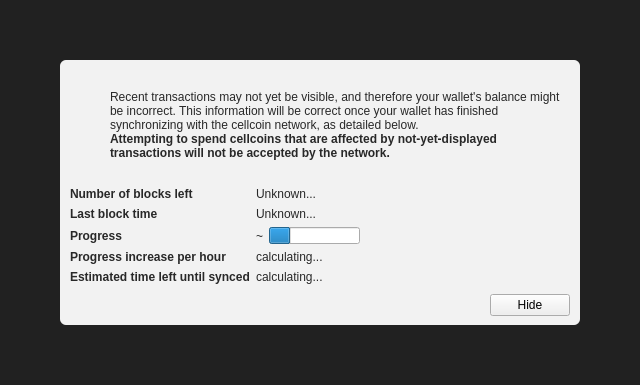
<?xml version="1.0" encoding="UTF-8"?>
<ui version="4.0">
 <class>ModalOverlay</class>
 <widget class="ModalOverlay" name="ModalOverlay">
  <property name="geometry">
   <rect>
    <x>0</x>
    <y>0</y>
    <width>640</width>
    <height>385</height>
   </rect>
  </property>
  <property name="windowTitle">
   <string>Form</string>
  </property>
  <layout class="QVBoxLayout" name="verticalLayout" stretch="0">
   <property name="sizeConstraint">
    <enum>QLayout::SetDefaultConstraint</enum>
   </property>
   <property name="leftMargin">
    <number>0</number>
   </property>
   <property name="topMargin">
    <number>0</number>
   </property>
   <property name="rightMargin">
    <number>0</number>
   </property>
   <property name="bottomMargin">
    <number>0</number>
   </property>
   <item>
    <widget class="QWidget" name="bgWidget" native="true">
     <property name="styleSheet">
      <string notr="true">#bgWidget { background: rgba(0,0,0,220); }</string>
     </property>
     <layout class="QVBoxLayout" name="verticalLayoutMain" stretch="1">
      <property name="leftMargin">
       <number>60</number>
      </property>
      <property name="topMargin">
       <number>60</number>
      </property>
      <property name="rightMargin">
       <number>60</number>
      </property>
      <property name="bottomMargin">
       <number>60</number>
      </property>
      <item>
       <widget class="QWidget" name="contentWidget" native="true">
        <property name="styleSheet">
         <string notr="true">#contentWidget { background: rgba(255,255,255,240); border-radius: 6px; }

QLabel { color: rgb(40,40,40);  }</string>
        </property>
        <layout class="QVBoxLayout" name="verticalLayoutSub" stretch="1,0,0,0">
         <property name="spacing">
          <number>0</number>
         </property>
         <property name="leftMargin">
          <number>10</number>
         </property>
         <property name="topMargin">
          <number>10</number>
         </property>
         <property name="rightMargin">
          <number>10</number>
         </property>
         <property name="bottomMargin">
          <number>10</number>
         </property>
         <item>
          <layout class="QHBoxLayout" name="horizontalLayoutIconText" stretch="0,1">
           <property name="topMargin">
            <number>20</number>
           </property>
           <item>
            <layout class="QVBoxLayout" name="verticalLayoutIcon">
             <property name="leftMargin">
              <number>0</number>
             </property>
             <item>
              <widget class="QPushButton" name="warningIcon">
               <property name="enabled">
                <bool>false</bool>
               </property>
               <property name="text">
                <string/>
               </property>
               <property name="icon">
                <iconset>
                 <normaloff>:/icons/warning</normaloff>
                 <disabledoff>:/icons/warning</disabledoff>:/icons/warning</iconset>
               </property>
               <property name="iconSize">
                <size>
                 <width>48</width>
                 <height>48</height>
                </size>
               </property>
               <property name="flat">
                <bool>true</bool>
               </property>
              </widget>
             </item>
             <item>
              <spacer name="verticalSpacerWarningIcon">
               <property name="orientation">
                <enum>Qt::Vertical</enum>
               </property>
               <property name="sizeHint" stdset="0">
                <size>
                 <width>20</width>
                 <height>40</height>
                </size>
               </property>
              </spacer>
             </item>
            </layout>
           </item>
           <item>
            <layout class="QVBoxLayout" name="verticalLayoutInfoText">
             <property name="leftMargin">
              <number>0</number>
             </property>
             <property name="topMargin">
              <number>0</number>
             </property>
             <item>
              <widget class="QLabel" name="infoText">
               <property name="text">
                <string>Recent transactions may not yet be visible, and therefore your wallet's balance might be incorrect. This information will be correct once your wallet has finished synchronizing with the cellcoin network, as detailed below.</string>
               </property>
               <property name="textFormat">
                <enum>Qt::RichText</enum>
               </property>
               <property name="wordWrap">
                <bool>true</bool>
               </property>
              </widget>
             </item>
             <item>
              <widget class="QLabel" name="infoTextStrong">
               <property name="font">
                <font>
                 <weight>75</weight>
                 <bold>true</bold>
                </font>
               </property>
               <property name="text">
                <string>Attempting to spend cellcoins that are affected by not-yet-displayed transactions will not be accepted by the network.</string>
               </property>
               <property name="textFormat">
                <enum>Qt::RichText</enum>
               </property>
               <property name="wordWrap">
                <bool>true</bool>
               </property>
              </widget>
             </item>
             <item>
              <spacer name="verticalSpacerInTextSpace">
               <property name="orientation">
                <enum>Qt::Vertical</enum>
               </property>
               <property name="sizeHint" stdset="0">
                <size>
                 <width>20</width>
                 <height>40</height>
                </size>
               </property>
              </spacer>
             </item>
            </layout>
           </item>
          </layout>
         </item>
         <item>
          <spacer name="verticalSpacerAfterText">
           <property name="orientation">
            <enum>Qt::Vertical</enum>
           </property>
           <property name="sizeHint" stdset="0">
            <size>
             <width>20</width>
             <height>40</height>
            </size>
           </property>
          </spacer>
         </item>
         <item>
          <layout class="QFormLayout" name="formLayout">
           <property name="fieldGrowthPolicy">
            <enum>QFormLayout::FieldsStayAtSizeHint</enum>
           </property>
           <property name="horizontalSpacing">
            <number>6</number>
           </property>
           <property name="verticalSpacing">
            <number>6</number>
           </property>
           <property name="topMargin">
            <number>10</number>
           </property>
           <item row="0" column="0">
            <widget class="QLabel" name="labelNumberOfBlocksLeft">
             <property name="font">
              <font>
               <weight>75</weight>
               <bold>true</bold>
              </font>
             </property>
             <property name="text">
              <string>Number of blocks left</string>
             </property>
            </widget>
           </item>
           <item row="0" column="1">
            <widget class="QLabel" name="numberOfBlocksLeft">
             <property name="text">
              <string>Unknown...</string>
             </property>
            </widget>
           </item>
           <item row="1" column="0">
            <widget class="QLabel" name="labelLastBlockTime">
             <property name="font">
              <font>
               <weight>75</weight>
               <bold>true</bold>
              </font>
             </property>
             <property name="text">
              <string>Last block time</string>
             </property>
            </widget>
           </item>
           <item row="1" column="1">
            <widget class="QLabel" name="newestBlockDate">
             <property name="sizePolicy">
              <sizepolicy hsizetype="Maximum" vsizetype="Preferred">
               <horstretch>0</horstretch>
               <verstretch>0</verstretch>
              </sizepolicy>
             </property>
             <property name="text">
              <string>Unknown...</string>
             </property>
            </widget>
           </item>
           <item row="2" column="0">
            <widget class="QLabel" name="labelSyncDone">
             <property name="font">
              <font>
               <weight>75</weight>
               <bold>true</bold>
              </font>
             </property>
             <property name="text">
              <string>Progress</string>
             </property>
            </widget>
           </item>
           <item row="2" column="1">
            <layout class="QHBoxLayout" name="horizontalLayoutSync" stretch="0,1">
             <item>
              <widget class="QLabel" name="percentageProgress">
               <property name="text">
                <string notr="true">~</string>
               </property>
              </widget>
             </item>
             <item>
              <widget class="QProgressBar" name="progressBar">
               <property name="value">
                <number>24</number>
               </property>
               <property name="format">
                <string/>
               </property>
              </widget>
             </item>
            </layout>
           </item>
           <item row="4" column="0">
            <widget class="QLabel" name="labelProgressIncrease">
             <property name="font">
              <font>
               <weight>75</weight>
               <bold>true</bold>
              </font>
             </property>
             <property name="text">
              <string>Progress increase per hour</string>
             </property>
            </widget>
           </item>
           <item row="4" column="1">
            <widget class="QLabel" name="progressIncreasePerH">
             <property name="text">
              <string>calculating...</string>
             </property>
            </widget>
           </item>
           <item row="5" column="0">
            <widget class="QLabel" name="labelEstimatedTimeLeft">
             <property name="font">
              <font>
               <weight>75</weight>
               <bold>true</bold>
              </font>
             </property>
             <property name="text">
              <string>Estimated time left until synced</string>
             </property>
            </widget>
           </item>
           <item row="5" column="1">
            <widget class="QLabel" name="expectedTimeLeft">
             <property name="text">
              <string>calculating...</string>
             </property>
            </widget>
           </item>
          </layout>
         </item>
         <item>
          <layout class="QHBoxLayout" name="horizontalLayoutButtons">
           <property name="leftMargin">
            <number>10</number>
           </property>
           <property name="topMargin">
            <number>10</number>
           </property>
           <item>
            <spacer name="horizontalSpacer">
             <property name="orientation">
              <enum>Qt::Horizontal</enum>
             </property>
             <property name="sizeHint" stdset="0">
              <size>
               <width>40</width>
               <height>20</height>
              </size>
             </property>
            </spacer>
           </item>
           <item>
            <widget class="QPushButton" name="closeButton">
             <property name="text">
              <string>Hide</string>
             </property>
            </widget>
           </item>
          </layout>
         </item>
        </layout>
       </widget>
      </item>
     </layout>
    </widget>
   </item>
  </layout>
 </widget>
 <customwidgets>
  <customwidget>
   <class>ModalOverlay</class>
   <extends>QWidget</extends>
   <header>modaloverlay.h</header>
   <container>1</container>
  </customwidget>
 </customwidgets>
 <resources/>
 <connections/>
</ui>
